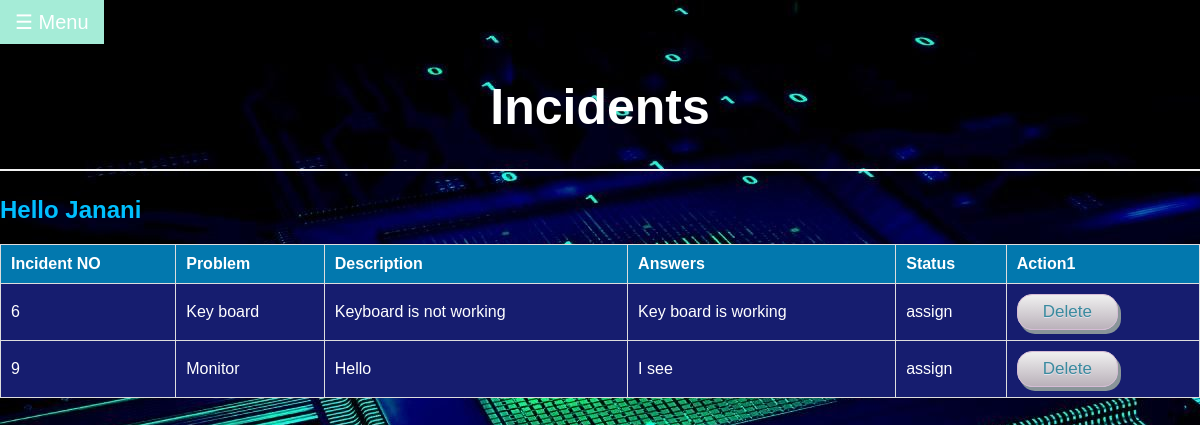
/dashboard/incident.php (signed in), run on the app's committed database.
### tables this page shows
CREATE TABLE IF NOT EXISTS `incident` (
  `incident_number` int(11) NOT NULL AUTO_INCREMENT,
  `customer_id` varchar(60) NOT NULL,
  `date` date NOT NULL,
  `problem` varchar(70) NOT NULL,
  `description` varchar(400) NOT NULL,
  PRIMARY KEY (`incident_number`),
  KEY `incident_ibfk_1` (`customer_id`)
);

CREATE TABLE IF NOT EXISTS `answers` (
  `Incident_number` int(20) NOT NULL AUTO_INCREMENT,
  `employee_id` varchar(60) NOT NULL,
  `customer_id` varchar(60) NOT NULL,
  `answer` varchar(400) NOT NULL,
  `status` varchar(20) NOT NULL,
  PRIMARY KEY (`Incident_number`),
  KEY `customer_id` (`customer_id`),
  KEY `employee_id` (`employee_id`)
);

### dashboard/incident.php (the view, shortened to what this page needs)
<?php
    include_once 'connect.php';
    $result = mysqli_query($conn," SELECT i.incident_number,a.status,a.answer,date,problem,description FROM incident i,answers a WHERE i.incident_number=a.incident_number AND i.customer_id='".$_SESSION['username']."' ORDER BY i.incident_number,a.status,a.answer;");
?>
<html>
    <head>
        <link rel="stylesheet" type="text/css" href="dashboard.css">
    </head>
    <body class="body1">
          <button class="openbtn" onclick="openNav()">☰ Menu</button>
          <h1 class="h1c">Incidents</h1>
          <hr>
            <h2><?php
                     if(isset($_SESSION['username']))
                     {
                         echo 'Hello ' .$_SESSION['username'];
                     }
            ?></h2>
        <div class="details1">
            <table class="details">
                <tr>
                    <th>Incident NO </th>
                    <th>Problem</th>
                    <th>Description</th>
                    <th>Answers</th>
                    <th>Status</th>
                    <th>Action1</th>
                </tr>
                <?php
                        if($result!= NULL)
                    {
                        while($row = mysqli_fetch_array($result)) {
                    ?>
                        <tr class="details2">
                        <td><?php echo $row["incident_number"]; ?></td>
                        <td><?php echo $row["problem"]; ?></td>
                        <td><?php echo $row["description"]; ?></td>
                        <td><?php echo $row["answer"]; ?></td>
                        <td><?php echo $row["status"]; ?></td>
                        <td><a href="delete-process.php?incident_number=<?php echo $row["incident_number"]; ?>"><button class="detail">Delete</button></a></td>
                        </tr>
                    <?php
                        }
                    }
                    ?>
            </table>
    </body>
</html>

### dashboard/dashboard.css (style rules this page uses)
body { margin:0; padding:0; background-size:cover; background-position:center; font-family:sans-serif; }
h2 { color: deepskyblue; }
.openbtn { font-size: 20px; cursor: pointer; background-color: #51adcf; color: white; padding: 10px 15px; border: none; }
.h1c { text-align: center; color:#ffffff; font-size: 50px; }
hr { border: 1px solid #f1f1f1; margin-bottom: 25px; }
a { color: dodgerblue; }
.details { font-family: Arial, Helvetica, sans-serif; border-collapse: collapse; width: 100%; }
.details th { padding-top: 12px; padding-bottom: 12px; text-align: left; background-color: #0278ae; color: white; }
.details tr { padding-top: 12px; padding-bottom: 12px; text-align: left; background-color: #161d6f; color: white; }
.details th,.details td { border:1px solid #ddd; padding: 10px; text-align: justify; }
.details1 { width: 100%; }
.detail { box-shadow: 3px 4px 0px 0px #899599; background:linear-gradient(to bottom, #ededed 5%, #bab1ba 100%); background-color:#ededed; border-radius:15px; border:1px solid #d6bcd6; display:inline-block; cursor:pointer; color:#3a8a9e; font-family:Arial; font-size:17px; padding:7px 25px; text-decoration:none; text-shadow:0px 1px 0px #e1e2ed; }

### dashboard/incident.php (style rules this page uses)
body { background: url('../home/images/bg3.jpg'); }

### data on the page
incident: incident_number "6", problem "Key board", description "Keyboard is not working", answers.answer "Key board is working", answers.status "assign"
incident: incident_number "9", problem "Monitor", description "Hello", answers.answer "I see", answers.status "assign"

### other printed values
$_SESSION['username'] "Janani"
